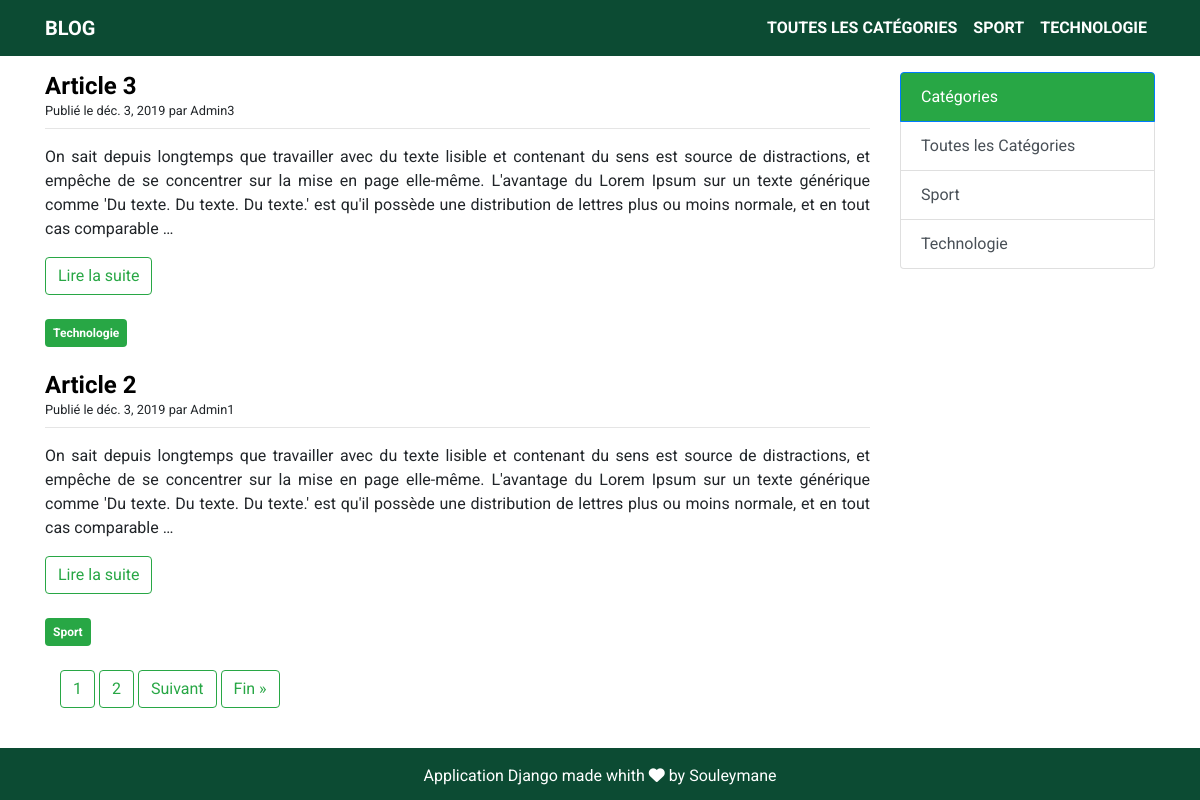
The page / on the database its author committed.
### blog/models.py (models this page shows, shortened)
class Category(models.Model):
    name = models.CharField(max_length=200)
    def slug(self):
        return slugify(self.name)

class Post(models.Model):
    title = models.CharField(max_length=200)
    category = models.ForeignKey(Category, null=True, blank=True, on_delete=models.DO_NOTHING)
    content = models.TextField()
    author = models.CharField(max_length=200)
    published = models.BooleanField(default=True)
    created = models.DateTimeField(auto_now_add=True)

### blog/views.py (the view)
# urls.py: path('', views.home, name="home"),
def home(request, category=model_helpers.post_category_all.slug()):
    category, posts = model_helpers.get_category_and_posts(category)
    categories = model_helpers.get_categories()
    paginator = Paginator(posts, 2)
    page = request.GET.get('page')
    posts = paginator.get_page(page)
    context = {'posts': posts, 'category': category, 'categories': categories}
    return render(request, "blog/index.html", context)

### blog/model_helpers.py (called while the page is built, shortened)
def get_category_and_posts(category):
    posts = Post.objects.filter(published=True)
    if category == post_category_all.slug():
        category = post_category_all
    posts = posts.order_by('-created')
    return category, posts

def get_categories():
    categories = list(Category.objects.all().order_by('name'))
    categories.insert(0, post_category_all)
    return categories

### blog/templates/blog/index.html (shortened to what this page needs)
{% extends "layout/base.html" %}
{% block content %}
    <section class="my-3">
        <div class="container">
            <div class="row">
                <div class="col-lg-9 mb-4">
                    {% for post in posts %}
                    <div class="article mb-4">
                        <article class="mb-4">
                            <h1 class="h4 mb-0 font-weight-bold"><a href="{% url 'blog:post_detail' post.pk %}" class="link-a">{{ post.title }}</a></h1>
                            <small>Publié le {{ post.created|date }} par {{ post.author }}</small>
                            <hr class="mt-2">
                            <p class="text-justify">{{ post.content|truncatewords:60 }}</p>
                            <a href="{% url 'blog:post_detail' post.pk %}" class="btn btn-outline-success">Lire la suite</a>
                        </article>
                        <a href="{% url 'blog:post_list' post.category.slug %}" class="badge badge-success p-2">{{ post.category.name }}</a>
                    </div>
                    {% endfor %}
                    <div class="container">
                        <div class="pagination">
                            <span class="step-links">
                                {% for num in posts.paginator.page_range %}
                                    {% if posts.number == num %}
                                        <a href="?page={{ num }}" class="btn btn-outline-success">{{ num }}</a>
                                    {% elif num > posts.number|add:'-2' and num < posts.number|add:'2' %}
                                        <a href="?page={{ num }}" class="btn btn-outline-success">{{ num }}</a>
                                    {% endif %}
                                {% endfor %}
                                {% if posts.has_next %}
                                    <a href="?page={{ posts.next_page_number }}" class="btn btn-outline-success">Suivant</a>
                                    <a href="?page={{ posts.paginator.num_pages }}" class="btn btn-outline-success">Fin &raquo;</a>
                                {% endif %}
                            </span>
                        </div>
                    </div>
                </div>
                <div class="col-lg-3 d-none d-lg-block">
                    {% include 'partials/category.html' %}
                </div>
            </div>
        </div>
    </section>
{% endblock content %}

### templates/partials/header.html (shortened to what this page needs)
<header>
    <div class="navbar navbar-expand-lg top-menu">
        <div class="container">
            <a href="{% url 'blog:home' %}" class="navbar-brand">Blog</a>
            <div class="collapse navbar-collapse justify-content-end" id="menuNavbar">
                <ul class="navbar-nav">
                    {% for cat in categories %}
                    <li class="nav-item"><a href="{% url 'blog:post_list' cat.slug %}" class="nav-link">{{ cat.name }}</a></li>
                    {% endfor %}
                </ul>
            </div>
        </div>
    </div>
</header>

### templates/partials/category.html
<div class="list-group">
  <a href="{% url 'blog:home' %}" class="list-group-item list-group-item-action active bg-success">
    Catégories
  </a>
    {% for cat in categories %}
  <a href="{% url 'blog:post_list' cat.slug %}" class="list-group-item list-group-item-action">{{ cat.name }}</a>
    {% endfor %}
</div>

### blog/static/css/style.css (style rules this page uses)
body { font-family: 'Roboto', sans-serif; }
.top-menu, footer { background: #0C4B33; }
.navbar-brand, .top-menu .nav-item .nav-link { color: #fff; text-transform: uppercase; font-weight: bold; transition: all .2s; }
.link-a { color:#000; }

### rows shown on the page
Category: name "SPORT", name "Sport"
Category: name "TECHNOLOGIE", name "Technologie"
Post: title "Article 3", created "déc. 3, 2019", author "Admin3", content "On sait depuis longtemps que travailler avec du texte lisible et contenant du sens est source de distractions, et empêche de se concentrer sur la mise en page elle-même. L'avantage du Lorem Ipsum sur un texte générique comme 'Du texte. Du texte. Du texte.' est qu'il possède une distribution de lettres plus ou moins normale, et en tout cas comparable …", category.name "Technologie"
Post: title "Article 2", created "déc. 3, 2019", author "Admin1", content "On sait depuis longtemps que travailler avec du texte lisible et contenant du sens est source de distractions, et empêche de se concentrer sur la mise en page elle-même. L'avantage du Lorem Ipsum sur un texte générique comme 'Du texte. Du texte. Du texte.' est qu'il possède une distribution de lettres plus ou moins normale, et en tout cas comparable …", category.name "Sport"

### other values the page prints
{{ cat.name }} "TOUTES LES CATÉGORIES"
{{ num }} "1"
{{ num }} "2"
{{ cat.name }} "Toutes les Catégories"
